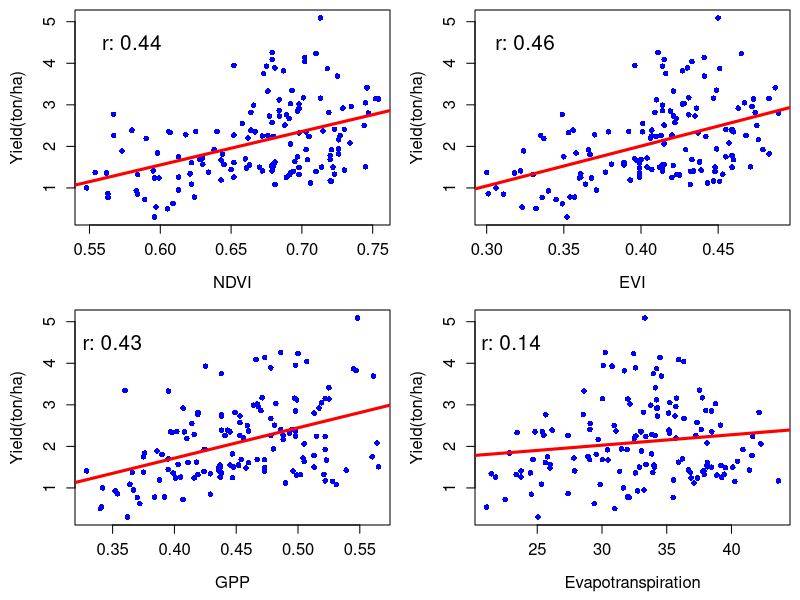
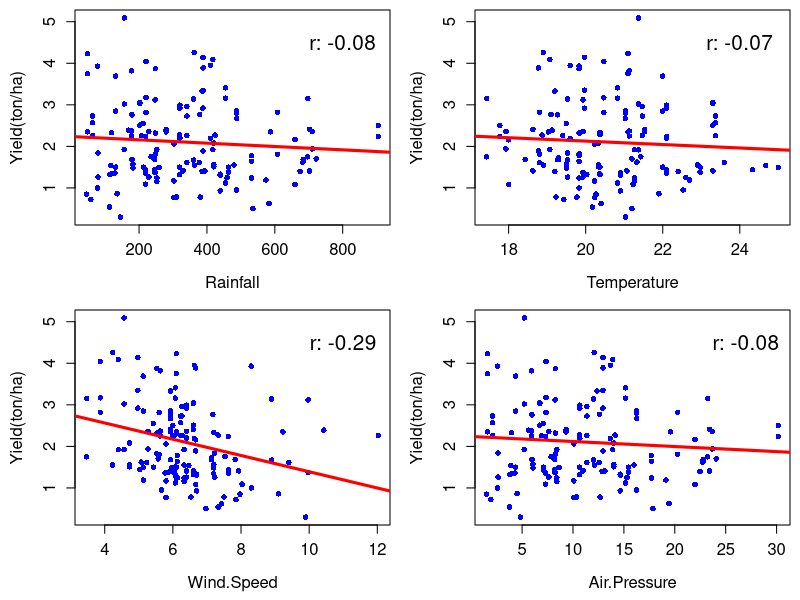

The R script that drew these images, in order:
setwd("C:/Users/USER/Desktop/Project/Data/Maize data")
#library
library(ggplot2)

#data
Yield = read.csv("Maize Yield April fin.csv")

par(mfrow=c(2,2), mai=c(0.75,0.75,0.1,0.1))

#NDVI
plot(Yield$NDVI, Yield$YIELD, pch = 16, col = "blue", 
     ylab= "Yield(ton/ha)", xlab="NDVI", cex = 0.9, cex.axis=1.2, cex.lab=1.2)
abline(lm(Yield$YIELD ~ Yield$NDVI), col = "red", lwd = 3)
text(paste("r:", round(cor(Yield$NDVI, Yield$YIELD), 2)), 
     x = 0.58, y = 4.5, cex=1.5)

#EVI
plot(Yield$EVI, Yield$YIELD, pch = 16, col = "blue", 
     ylab= "Yield(ton/ha)", xlab="EVI", cex = 0.9, cex.axis=1.2, cex.lab=1.2)
abline(lm(Yield$YIELD ~ Yield$EVI), col = "red", lwd = 3)
text(paste("r:", round(cor(Yield$EVI, Yield$YIELD), 2)), 
     x = 0.325, y = 4.5, cex=1.5)

#GPP
plot(Yield$GPP, Yield$YIELD, pch = 16, col = "blue", 
     ylab= "Yield(ton/ha)", xlab="GPP", cex = 0.9, cex.axis=1.2, cex.lab=1.2)
abline(lm(Yield$YIELD ~ Yield$GPP), col = "red", lwd = 3)
text(paste("r:", round(cor(Yield$GPP, Yield$YIELD), 2)), 
     x = 0.35, y = 4.5, cex=1.5)

#Evapotranspiration
plot(Yield$Evapotranspiration, Yield$YIELD, pch = 16, col = "blue", 
     ylab= "Yield(ton/ha)", xlab="Evapotranspiration", cex = 0.9, cex.axis=1.2, cex.lab=1.2)
abline(lm(Yield$YIELD ~ Yield$Evapotranspiration), col = "red", lwd = 3)
text(paste("r:", round(cor(Yield$Evapotranspiration, Yield$YIELD), 2)), 
     x = 23, y = 4.5, cex=1.5)

#Rainfall
plot(Yield$Rainfall, Yield$YIELD, pch = 16, col = "blue", 
     ylab= "Yield(ton/ha)", xlab="Rainfall", cex = 0.9, cex.axis=1.2, cex.lab=1.2)
abline(lm(Yield$YIELD ~ Yield$Rainfall), col = "red", lwd = 3)
text(paste("r:", round(cor(Yield$Rainfall, Yield$YIELD), 2)), 
     x = 800, y = 4.5, cex=1.5)

#Temperature
plot(Yield$Temperature, Yield$YIELD, pch = 16, col = "blue", 
     ylab= "Yield(ton/ha)", xlab="Temperature", cex = 0.9, cex.axis=1.2, cex.lab=1.2)
abline(lm(Yield$YIELD ~ Yield$Temperature), col = "red", lwd = 3)
text(paste("r:", round(cor(Yield$Temperature, Yield$YIELD), 2)), 
     x = 24, y = 4.5, cex=1.5)

#Wind speed
plot(Yield$Wind.Speed, Yield$YIELD, pch = 16, col = "blue", 
     ylab= "Yield(ton/ha)", xlab="Wind.Speed", cex = 0.9, cex.axis=1.2, cex.lab=1.2)
abline(lm(Yield$YIELD ~ Yield$Wind.Speed), col = "red", lwd = 3)
text(paste("r:", round(cor(Yield$Wind.Speed, Yield$YIELD), 2)), 
     x = 11, y = 4.5, cex=1.5)

#Air pressure
plot(Yield$Air.Pressure, Yield$YIELD, pch = 16, col = "blue", 
     ylab= "Yield(ton/ha)", xlab="Air.Pressure", cex = 0.9, cex.axis=1.2, cex.lab=1.2)
abline(lm(Yield$YIELD ~ Yield$Air.Pressure), col = "red", lwd = 3)
text(paste("r:", round(cor(Yield$Air.Pressure, Yield$YIELD), 2)), 
     x = 27, y = 4.5, cex=1.5)